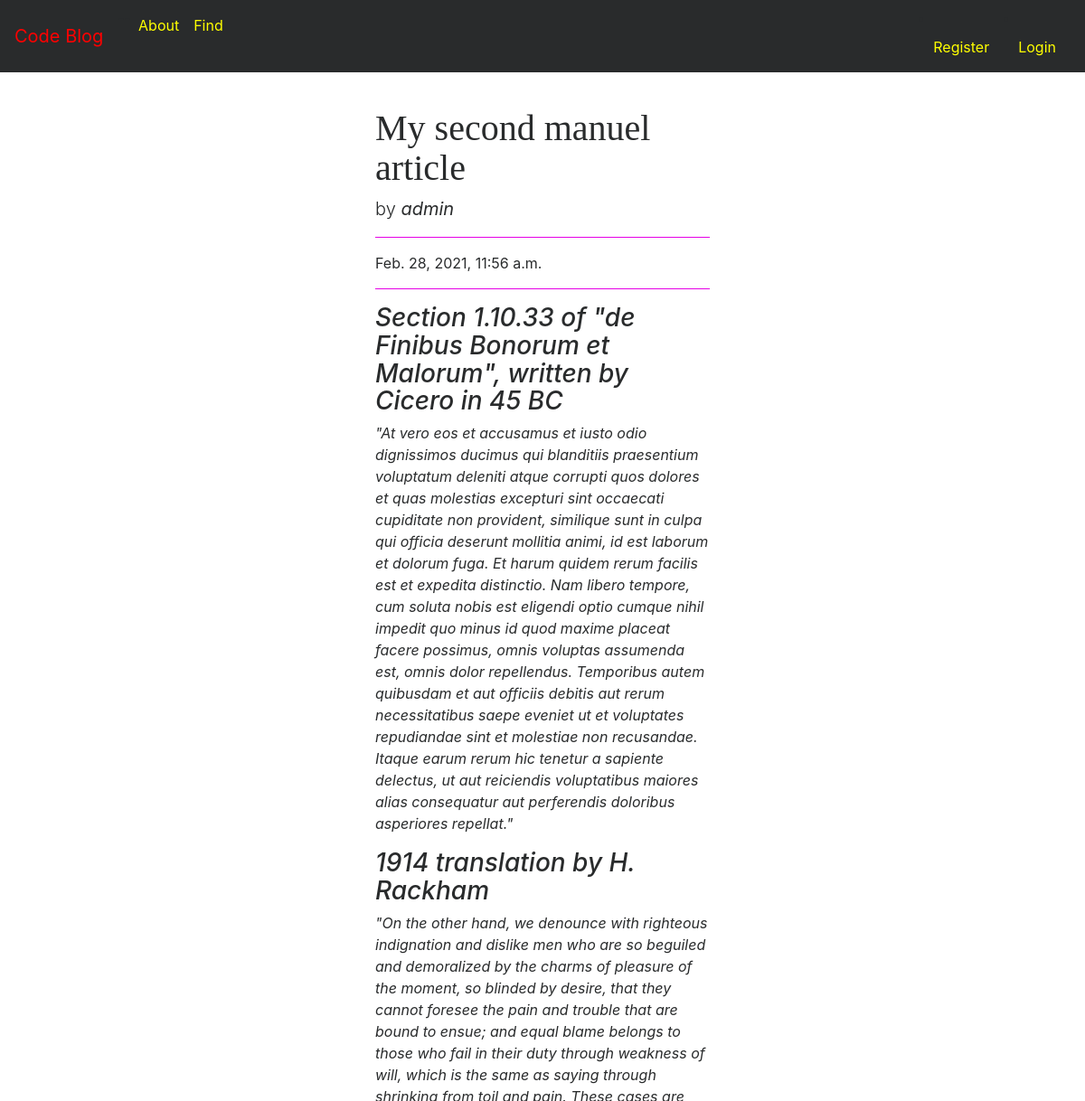
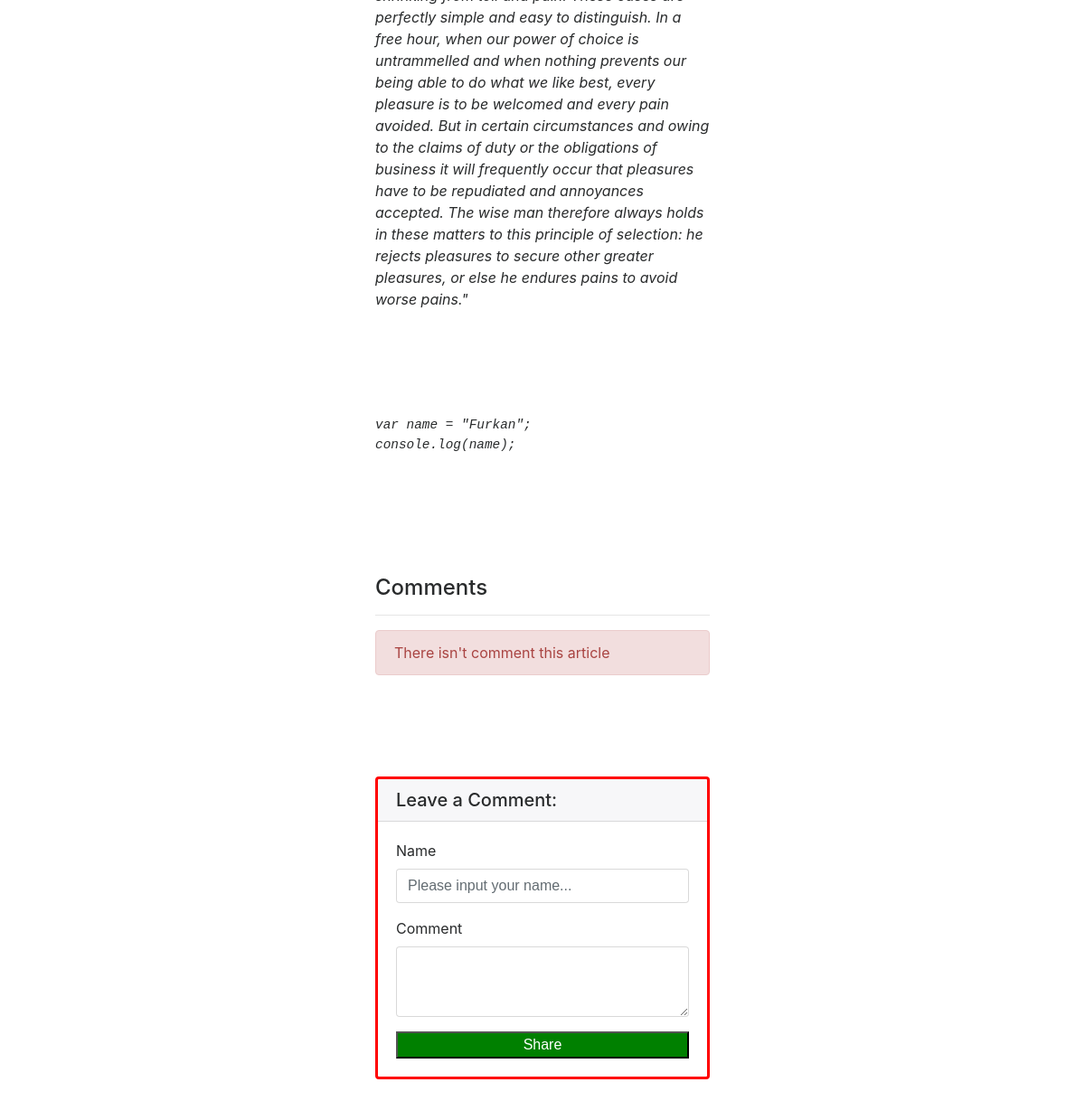
The page /article/detail/my-second-manuel-article on the database its author committed (2 pictures, top to bottom).
### article/models.py (models this page shows, shortened)
class Article(models.Model):
    author = models.ForeignKey("auth.User",on_delete = models.CASCADE,verbose_name= "Author")
    content = RichTextField(verbose_name="Content")
    title = models.CharField(max_length=100,verbose_name="Title", unique = True)
    last_update = models.DateTimeField(auto_now = True,verbose_name = "Update date")
    created_date = models.DateTimeField(auto_now_add=True,verbose_name="Created Date")
    slug = models.SlugField(unique = True, max_length = 100)
    class Meta:
        ordering = ["-created_date"]

### article/views.py (the view)
# urls.py: path("detail/<slug:slug>",views.detailArticle, name = "detail"),
def detailArticle(request,slug):
    article = get_object_or_404(Article,slug = slug)
    comments = article.comments.all()
    return render(request,"detail.html",{"article":article,"comments":comments})

### templates/detail.html (shortened to what this page needs)
{% extends 'layout.html' %}
{% block body %}
<div class="col-md-4 offset-md-4">
        <h1 style = "font-family: fantasy;" class="mt-4">{{article.title}}</h1>
        <p class="lead">
            by  <b> <i>{{article.author}}</i></b>
        </p>
        <hr style = "background : magenta;">
        <p>{{article.created_date}}</p>
        <hr style = "background : magenta;">
        <p class="lead"><i>{{article.content|safe}}</i></p>
        <br><br><br><br>
        <h4>Comments</h4>
         <hr>
         {% if comments %}
              {% for comment in comments %}
              <div class="media mb-4">
                <div class="media-body">
                  <h5 class="mt-0">{{comment.comment_author}}</h5>
                  {{comment.created_date}}<br>
                  <p>{{comment.comment_content}}</p>
                </div>
              </div>
              {% endfor %}
            {% else %}
              <div class = "alert alert-danger"> There isn't comment this article</div>
         {% endif %}
         <br><br><br>
        <div style = "border : 3px solid red;" class="card my-4">
            <h5 class="card-header">Leave a Comment:</h5>
            <div style = "padding: 20px;" class="card-body">
                <form method = "post" action = "{% url 'article:comment' article.id %}">
                    <div class="form-group">
                      <label for="formGroupExampleInput">Name</label>
                      <input name ="comment_author" type="text" class="form-control" id="formGroupExampleInput" placeholder="Please input your name...">
                    </div>
                    <div class="form-group">
                      <label for="formGroupExampleInput">Comment</label>
                      <textarea name = "comment_content" class="form-control" rows="3"></textarea>
                    </div>
                    <button style="width : 100%;background-color : green; color : white;" type="submit" >Share</button>
                  </form>
            </div>
          </div>
</div>
{% endblock body %}

### rows shown on the page
Article: title "My second manuel article", author "admin", created_date "Feb. 28, 2021, 11:56 a.m.", content "\"At vero eos et accusamus et iusto odio dignissimos ducimus qui blanditiis praesentium voluptatum deleniti atque corrupti quos dolores et quas molestias excepturi sint occaecati cupiditate non provident, similique sunt in culpa qui officia deserunt mollitia animi, id est laborum et dolorum fuga. Et harum quidem rerum facilis est et expedita distinctio. Nam libero tempore, cum soluta nobis est eligendi optio cumque nihil impedit quo minus id quod maxime placeat facere possimus, omnis voluptas assumenda est, omnis dolor repellendus. Temporibus autem quibusdam et aut officiis debitis aut rerum necessitatibus saepe eveniet ut et voluptates repudiandae sint et molestiae non recusandae. Itaque…"
